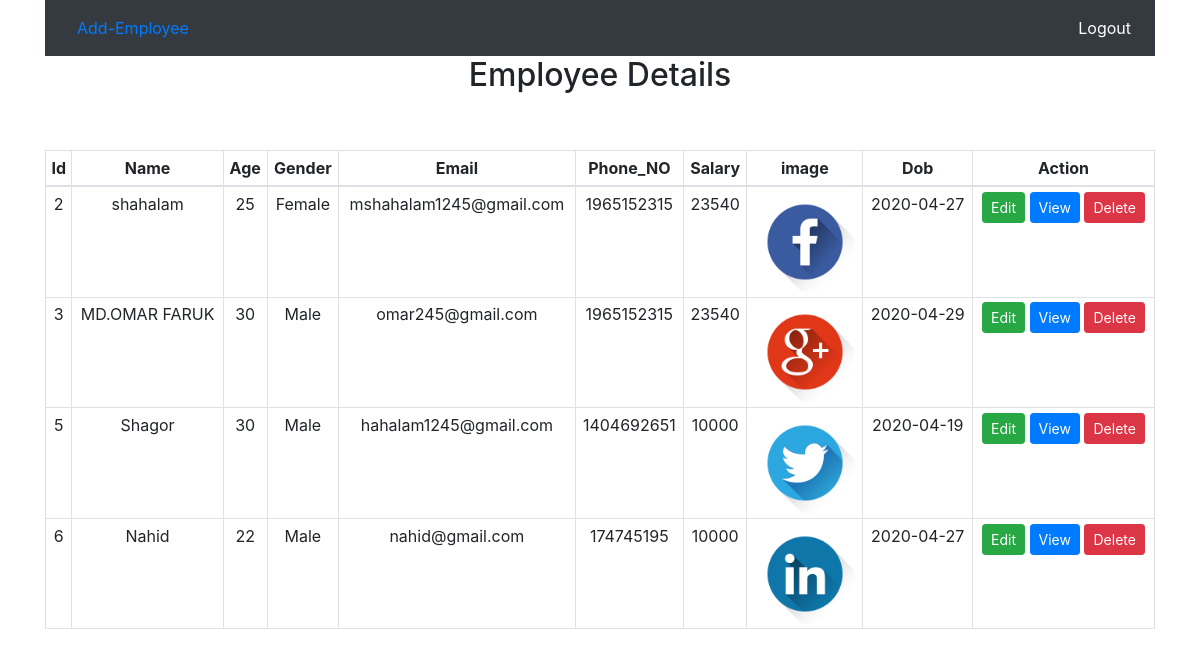
/index.php (signed in), run on the app's committed database.
### tables this page shows
CREATE TABLE `employees` (
  `id` int(11) NOT NULL,
  `name` varchar(250) NOT NULL,
  `age` int(250) NOT NULL,
  `gender` varchar(250) NOT NULL,
  `email` varchar(250) NOT NULL,
  `phone_number` int(250) NOT NULL,
  `salary` varchar(250) NOT NULL,
  `image` varchar(250) NOT NULL,
  `dob` date NOT NULL
);

### index.php (the view, shortened to what this page needs)
<?php
	require 'connection.php';
	$sql = "SELECT * FROM employees";
	$result = $conn->query($sql);
?>
<!DOCTYPE html>
<html>
	<head>
		<link rel="stylesheet" href="https://maxcdn.bootstrapcdn.com/bootstrap/4.0.0/css/bootstrap.min.css">
		<link rel="stylesheet" type="text/css" href="css/style.css">
	</head>
	<body>
		<div class="container">
			<nav class="navbar navbar-expand-lg navbar-dark bg-dark">
  				<a class="nav-item nav-link active" href="insert.php">Add-Employee <span class="sr-only">(current)</span></a>
  				<div class="collapse navbar-collapse" id="navbarNavAltMarkup">
    				<div class="navbar-nav ml-auto">
      					<a class="nav-item nav-link active" href="logout.php">Logout</a>
    				</div>
  				</div>
			</nav>
			<h2 class="text-center">Employee Details</h2>
			<br><br>
			<table class="table table-bordered text-center table-sm">
				<thead>
					<tr>
						<th class="text-center">Id</th>
						<th class="text-center">Name</th>
						<th class="text-center">Age</th>
						<th class="text-center">Gender</th>
						<th class="text-center">Email</th>
						<th class="text-center">Phone_NO</th>
						<th class="text-center">Salary</th>
						<th class="text-center">image</th>
						<th class="text-center">Dob</th>
						<th class="text-center">Action</th>
					</tr>
				</thead>
				<tbody>
					<?php while($row = $result->fetch_assoc()){ ?>
					<tr>
						<td><?php echo $row['id'] ;?></td>
						<td><?php echo $row['name'] ;?></td>
						<td><?php echo $row['age'] ;?></td>
						<td><?php echo $row['gender'] ;?></td>
						<td><?php echo $row['email'] ;?></td>
						<td><?php echo $row['phone_number'] ;?></td>
						<td><?php echo $row['salary'] ;?></td>
						<td><img src="<?php echo $row['image'] ;?>" width="100"></td>
						<td><?php echo $row['dob'] ;?></td>
						<td>
							<a href="edit.php?id=<?php echo $row['id']; ?>" class="btn btn-success btn-sm">Edit</a>
							<a href="show.php?id=<?php echo $row['id']; ?>" class="btn btn-primary btn-sm">View</a>
							<a href="delete.php?id=<?php echo $row['id']?>" class="btn btn-danger btn-sm" onclick="return confirm('Are You Sure?')" >Delete</a>
						</td>
					</tr>
					<?php }?>
				</tbody>
			</table>
		</div>
	</body>
</html>

### data on the page
employees: id "2", name "shahalam", age "25", gender "Female", email "mshahalam1245@gmail.com", phone_number "1965152315", salary "23540", image (picture), dob "2020-04-27"
employees: id "3", name "MD.OMAR FARUK", age "30", gender "Male", email "omar245@gmail.com", phone_number "1965152315", salary "23540", image (picture), dob "2020-04-29"
employees: id "5", name "Shagor", age "30", gender "Male", email "hahalam1245@gmail.com", phone_number "1404692651", salary "10000", image (picture), dob "2020-04-19"
employees: id "6", name "Nahid", age "22", gender "Male", email "nahid@gmail.com", phone_number "174745195", salary "10000", image (picture), dob "2020-04-27"
